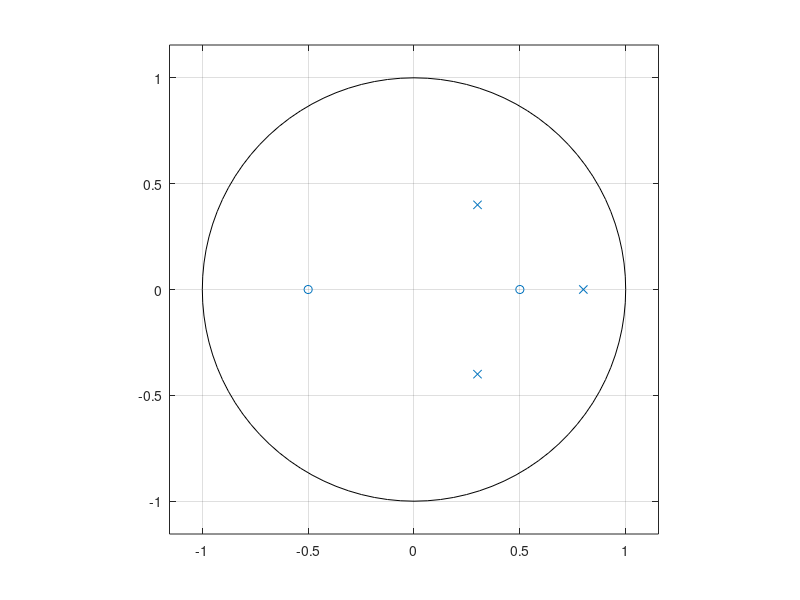

The MATLAB source for this figure:
clc; clear; close all;
z = [0.5; -0.5]; % zeros (column vectors)
p = [0.8; 0.3+0.4j; 0.3-0.4j];
k = 2; % gain
[b,a] = zp2tf(z,p,k);
disp('Numerator b:'); disp(b);
disp('Denominator a:'); disp(a);
zplane(b,a);
% Change z, p, k and rerun. Keep complex poles in conjugate pairs.
